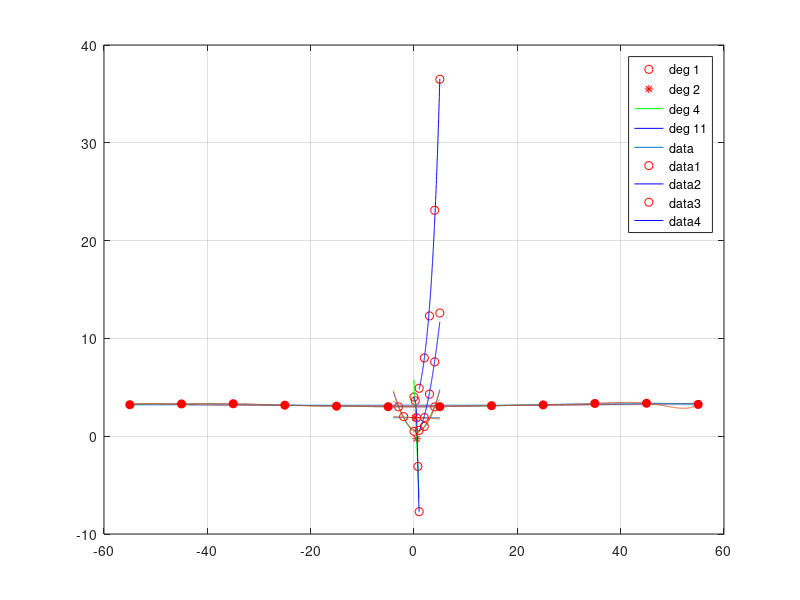

Reproduce this figure in MATLAB.
%%
addpath('..\lib')
%%
clc; clear;

N = 10;
x = 1:N;
y = [1.3 3.5 4.2 5.0 7.0 8.8 10.1 12.5 13 15.6];
ks = 1:0.01:10;

% polinomio di grado N-1
p = polyfit(x, y, length(x) - 1);

% polinomio di grado 1 ==> Retta di Regressione
r = polyfit(x, y, 1)

plot(x, y, '*g', ks, polyval(p, ks), '-r', ks, polyval(r, ks), '-b');

%% 1)
clc; clear;

x = 0:10;
y = [0 1.25 2.27 3.04 3.77 4.71 5.91 7.19 8.29 9.12 9.83];
ks = -1:0.01:11;

r = polyfit(x, y, 1);

plot(x, y, 'or', ks, polyval(r, ks), 'k')


%% 2)
clc; clear;

x = [-5 -2 0.5 1 1.5 3 6];
y = [1.5 2 -1 2.5 1 -2 3];
ks = -6:0.01:6;

r = polyfit(x, y, 1)

plot(x, y, '*b', ks, polyval(r, ks), '-r', mean(x), mean(y), 'og')

%% 3)
clc; clear;

f = @(t) 2*exp(-2*t) - t;
x = linspace(0, 1, 10);
y = f(x);

% i)
r = polyfit(x, y, 1)

% ii)
M = [x' ones(10, 1)];
Mt = M';
A = Mt * M;
b = Mt * y';

z = A \ b

%% 4)
clc; clear;

f = @(x) 5 * cos(pi * x.^2) - exp(x);
x = linspace(0, 1, 5);
y = f(x);
ks = linspace(0, 1, 100);

% 1:
r = polyfit(x, y, 1);
xmean = mean(x);
polyval(r, xmean)
ymean = mean(y)
assert(abs(polyval(r, xmean) - mean(y)) < 1e-12);

% 2:
p = polyfit(x, y, length(x) - 1);
zs = roots(p)
zs = zs(imag(zs) == 0 & zs >= 0 & zs <= 1)

% plot
plot(x, y, 'or', xmean, ymean, '*r', ks, polyval(r, ks), 'g', ks, polyval(p, ks), 'b')
grid on


%% 5)
clc; clear;
hold on;

x = [-3 -2 0 2 4];
y = [3 2 0.5 1 3];
ks = -4:0.01:5;

M = 0:4;
for m=M
    pm = polyfit(x, y, m);
    plot(ks, polyval(pm, ks), '-');
end
plot(x, y, 'or');
plot(mean(x), mean(y), '*r');
grid on

%% 6)
clc; clear;
hold on;

x = -55:10:55;
y = [3.22, 3.3, 3.32, 3.17, 3.07, 3.02, 3.02, 3.12, 3.2, 3.35, 3.37, 3.25];
ks = -55:0.01:55;

M = [1 2 4 11];
for m=M
   pm = polyfit(x, y, m);
   plot(ks, polyval(pm, ks))
end
plot(x, y, 'or', 'MarkerFaceColor','r')
legend('deg 1','deg 2','deg 4','deg 11','data')
grid on

%% 7)
clc; clear;

x = 1:5;
y = [4.9 8 12.3 23.1 36.5];
ks = 1:0.01:5;

% I want to find C and A such that y = C*e^(Ax)
% Idea:
% log(y) = log(C*e^(Ax)); log(y) = log(C) + Ax;
% that is: logy = Ax + logC

p = polyfit(x, log(y), 1);
A = p(1); 
logC = p(2);
C = exp(logC);

A, C

f = @(x) C*exp(A*x);
v = f(2.5)
plot(x, y, 'or', ks, f(ks), '-b');


%% 8)
clc; clear;

x = 1:5;
y = [0.6 1.9 4.3 7.6 12.6];
ks = 1:0.01:5;

% I want to find C and A such that y = C*x^A
% Idea:
% log(y) = log(C*x^A); log(y) = log(C) + A*log(x)
% that is: logy = A*logx + logC

p = polyfit(log(x), log(y), 1);
A = p(1);
logC = p(2);
C = exp(logC);

A, C

f = @(x) C * x.^A;
v = f(2.5)
plot(x, y, 'or', ks, f(ks), '-b')

%% 9)
clc; clear;

f = @(x) cos(10*x) .* exp(sin(10*x));
a = -10;
b = 10;

i = 1/10 * (exp(sin(100)) - exp(-sin(100)))
q = integral(f, a, b)

% Condition 1: |q - i| < 1e-10
abs(q-i)

% Condition 2: |q - i| / |i| < 1e-6
abs(q-i) / abs(i)
